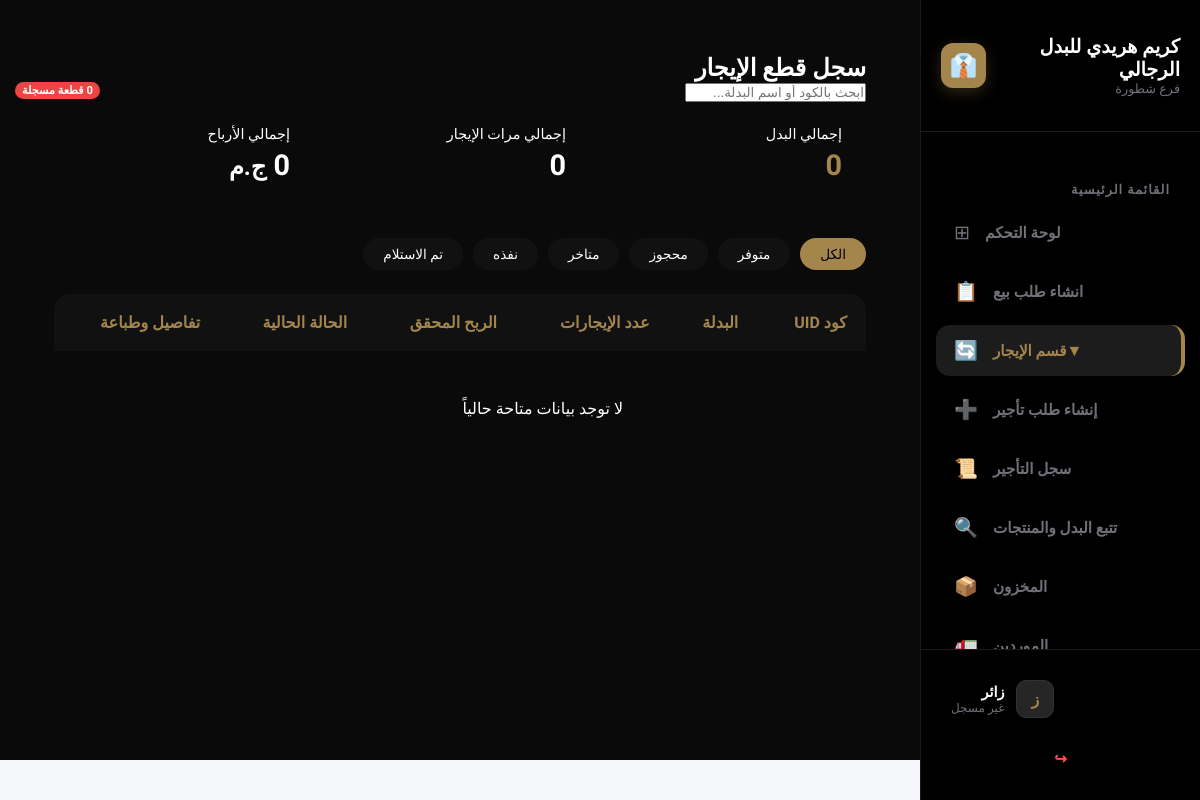
Page /pos/rental-items-log/ on the committed database.
### categories/models.py (models this page shows, shortened)
class Rental_status_choices(models.Model):
    status = models.CharField (max_length=100, verbose_name="حالة ايجار المنتج")

### pos/views.py (the view)
# urls.py: path('rental-items-log/', views.rental_items_list, name='rental_items_list'),
def rental_items_list(request):
    items = RentalItem.objects.all().select_related('item', 'status')
    search_query = request.GET.get('search')
    if search_query:
        items = items.filter(
            Q(item__name__icontains=search_query) |
            Q(UID__icontains=search_query)
        )
    status_filter = request.GET.get('status')
    if status_filter and status_filter.isdigit():
        items = items.filter(status_id=status_filter)
    stats = {
        'total_items': items.count(),
        'total_rentals': items.aggregate(Sum('rental_count'))['rental_count__sum'] or 0,
        'total_profit': items.aggregate(Sum('profit'))['profit__sum'] or 0,
    }
    statuses = Rental_status_choices.objects.all()
    return render(request, 'pos/rental_items.html', {
        'items': items,
        'stats': stats,
        'statuses': statuses,
    })

### accounts/context_processors.py (called while the page is built)
def notifications_processor(request):
    if request.user.is_authenticated:
        notifications = Notification.objects.filter(user=request.user, is_deleted=False).order_by('-created_at')[:10]
    else:
        notifications = []
    return {'notifications': notifications}

### templates/pos/rental_items.html (shortened to what this page needs)
{% extends 'base.html' %}
{% load static %}
{% block extra_css %}
<link rel="stylesheet" href="{% static 'css/rental_item.css' %}">
{% endblock %}
{% block content %}
<div class="pos-wrapper">
    <section class="main-content-section">
        <header class="pos-top-bar">
            <div class="title-area">
                <h2> سجل قطع الإيجار</h2>
                <span class="badge">{{ items|length }} قطعة مسجلة</span>
            </div>
            <form method="GET" class="search-box">
                <input type="text" name="search" placeholder="ابحث بالكود أو اسم البدلة..." value="{{ request.GET.search }}">
            </form>
        </header>
        <div class="stats-container">
            <div class="stat-item">
                <span class="stat-label">إجمالي البدل</span>
                <span class="stat-value">{{ stats.total_items }}</span>
            </div>
            <div class="stat-item highlight-blue">
                <span class="stat-label">إجمالي مرات الإيجار</span>
                <span class="stat-value">{{ stats.total_rentals }}</span>
            </div>
            <div class="stat-item highlight-green">
                <span class="stat-label">إجمالي الأرباح</span>
                <span class="stat-value">{{ stats.total_profit }} <small>ج.م</small></span>
            </div>
        </div>
        <div class="filter-tabs">
            <a href="?status=" class="filter-btn {% if not request.GET.status %}active{% endif %}">الكل</a>
            {% for s in statuses %}
            <a href="?status={{ s.id }}" class="filter-btn {% if request.GET.status == s.id|stringformat:'i' %}active{% endif %}">
                {{ s.status }}
            </a>
            {% endfor %}
        </div>
        <div class="table-card">
            <table class="custom-table">
                <thead>
                    <tr>
                        <th>كود UID</th>
                        <th>البدلة</th>
                        <th>عدد الإيجارات</th>
                        <th>الربح المحقق</th>
                        <th>الحالة الحالية</th>
                        <th> تفاصيل وطباعة</th>
                    </tr>
                </thead>
                <tbody>
                    {% for item in items %}
                    <tr>
                        <td><span class="uid-tag">{{ item.UID }}</span></td>
                        <td><strong>{{ item.item.name }}</strong></td>
                        <td>{{ item.rental_count }} مرات</td>
                        <td class="profit-text">{{ item.profit }} ج.م</td>
                        <td>
                            <span class="status-badge status-{{ item.status.id }}">
                                {{ item.status.status }}
                            </span>
                        </td>
                        <td>
                            <a href="{% url 'item_details' item.id %}" class="uid-link">
                                <span class="uid-tag">{{ item.UID }}</span>
                            </a>
                        </td>
                    </tr>
                    {% empty %}
                    <tr>
                        <td colspan="5" class="empty-msg">لا توجد بيانات متاحة حالياً</td>
                    </tr>
                    {% endfor %}
                </tbody>
            </table>
        </div>
    </section>
</div>
{% endblock %}

### static/css/sidebar.css (style rules this page uses)
:root { --accent-gold: #a4854c; --surface-dark: #111111; --bg-active: #1c1c1c; --text-gold: #bc9c65; --text-white: #ffffff; --text-dim: #71717a; --sidebar-width: 280px; }
.badge { position: absolute; left: 15px; background: #ef4444; color: white; font-size: 0.7rem; padding: 2px 7px; border-radius: 20px; font-weight: bold; }

### static/css/rental_item.css (style rules this page uses)
.main-content-section { padding: 1.5rem; width: 100%; overflow-y: auto; background: var(--bg-dark); }
.stats-container { display: grid; grid-template-columns: repeat(auto-fit, minmax(200px, 1fr)); gap: 1rem; margin-bottom: 2rem; }
.stat-item { background: var(--card-dark); padding: 1.5rem; border-radius: 12px; border: 1px solid var(--border-color); display: flex; flex-direction: column; gap: 5px; }
.stat-label { color: var(--text-muted); font-size: 0.9rem; }
.stat-value { font-size: 1.8rem; font-weight: 800; color: var(--accent-gold); }
.highlight-blue .stat-value { color: var(--accent-blue); }
.highlight-green .stat-value { color: var(--accent-green); }
.filter-tabs { display: flex; gap: 10px; margin-bottom: 1.5rem; flex-wrap: wrap; }
.filter-btn { padding: 8px 20px; background: var(--surface-dark); border: 1px solid var(--border-color); color: var(--text-muted); border-radius: 20px; text-decoration: none; transition: 0.3s; font-size: 0.85rem; }
.filter-btn.active, .filter-btn:hover { background: var(--accent-gold); color: #000; border-color: var(--accent-gold); }
.table-card { background: var(--card-dark); border-radius: 16px; border: 1px solid var(--border-color); overflow: hidden; }
.custom-table { width: 100%; border-collapse: collapse; text-align: right; }
.custom-table th { background: var(--surface-dark); padding: 1.2rem; color: var(--accent-gold); font-weight: 600; border-bottom: 2px solid var(--border-color); }
.custom-table td { padding: 1.1rem; border-bottom: 1px solid var(--border-color); color: var(--text-main); }
.empty-msg { text-align: center; padding: 3rem !important; color: var(--text-muted); }

### templates/base.html (style rules this page uses)
* { margin: 0; padding: 0; box-sizing: border-box; }
body { font-family: 'Cairo', sans-serif; background-color: #f5f7fa; margin: 0; padding-right: 280px; min-height: 100vh; }

### rows in the picture
Rental_status_choices: status "متوفر"
Rental_status_choices: status "محجوز"
Rental_status_choices: status "متاخر"
Rental_status_choices: status "نفذه"
Rental_status_choices: status "تم الاستلام"

### other values in the picture
{{ items|length }} "0"
{{ stats.total_items }} "0"
{{ stats.total_rentals }} "0"
{{ stats.total_profit }} "0"
